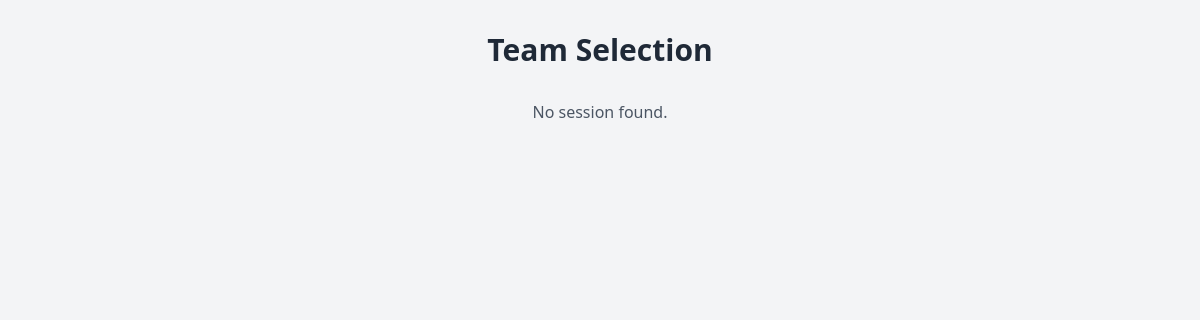
Before: /choice/51/ (signed in) with the older database file.
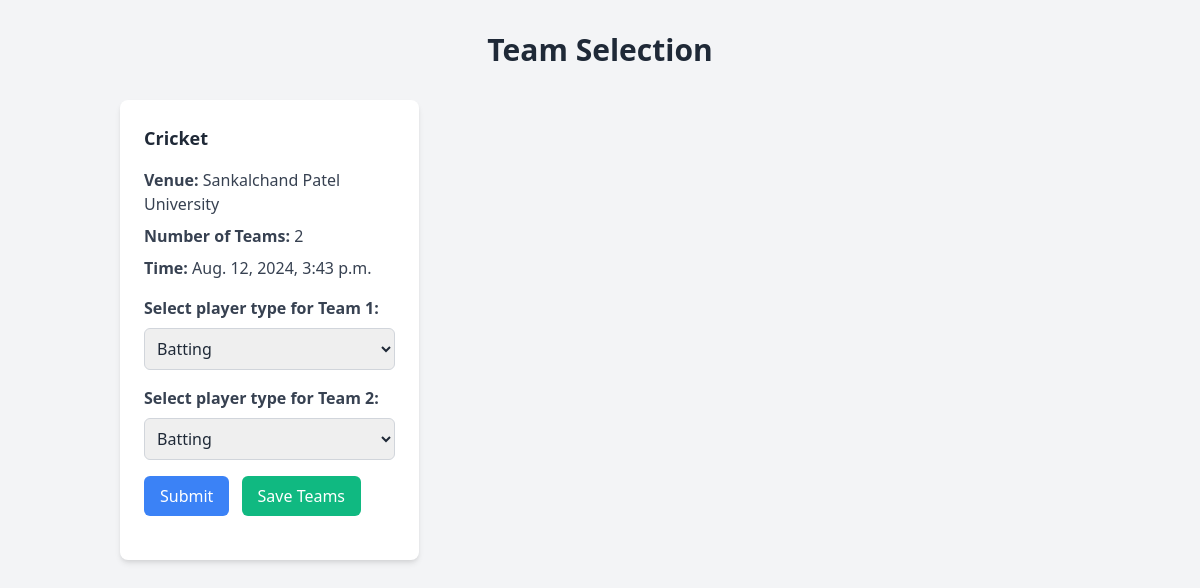
After: the same page with the newer database file.
### authentication/models.py (models this page shows, shortened)
class Session(models.Model):
    sport_name = models.CharField(max_length=100)
    venue = models.CharField(max_length=100)
    number_of_teams = models.IntegerField()
    time = models.DateTimeField()

### authentication/views.py (the view)
    def _wrapped_view(request, *args, **kwargs):
        if not request.user.is_authenticated:
            messages.info(request, "Please sign in to access this page.")
            return redirect(settings.LOGIN_URL)
        return view_func(request, *args, **kwargs)

### authentication/views.py (called while the page is built)
def login_required(view_func):
    def _wrapped_view(request, *args, **kwargs):
        if not request.user.is_authenticated:
            messages.info(request, "Please sign in to access this page.")
            return redirect(settings.LOGIN_URL)
        return view_func(request, *args, **kwargs)
    return _wrapped_view

@login_required
def choice(request, sport_id=None):
    try:
        if sport_id is not None:
            session = get_object_or_404(Session, pk=sport_id)
            session.team_range = range(1, session.number_of_teams + 1)
            return render(request, "choice.html", {"session": session})
        else:
            logger.error("No sport_id provided in URL")
            return render(request, "choice.html", {"session": None})
    except Exception as e:
        logger.error(f"Error retrieving session: {e}")
        return render(request, "choice.html", {"session": None})

### templates/choice.html (shortened to what this page needs)
<!DOCTYPE html>
<html lang="en">
  <head>
    <link
      href="https://cdn.jsdelivr.net/npm/tailwindcss@2.2.19/dist/tailwind.min.css"
      rel="stylesheet" />
  </head>
  <body class="bg-gray-100 text-gray-800">
    {% if user.is_staff %}
    <div class="container mx-auto p-8">
      <h1 class="text-3xl font-bold text-center mb-8">Team Selection</h1>
      <div class="grid grid-cols-1 md:grid-cols-2 lg:grid-cols-3 gap-8">
        {% if session %}
        <div class="bg-white rounded-lg shadow-md p-6">
          <h2 class="text-lg font-semibold mb-4">{{ session.sport_name }}</h2>
          <p class="text-gray-700 mb-2">
            <span class="font-semibold">Venue:</span> {{ session.venue }}
          </p>
          <p class="text-gray-700 mb-2">
            <span class="font-semibold">Number of Teams:</span> {{ session.number_of_teams }}
          </p>
          <p class="text-gray-700 mb-2">
            <span class="font-semibold">Time:</span> {{ session.time }}
          </p>
          <form onsubmit="submitTeams(event)" class="mt-4">
            {% for i in session.team_range %}
            <div class="mb-4">
              <label for="team{{ i }}PlayerType" class="block text-gray-700 font-semibold mb-2"
                >Select player type for Team {{ i }}:</label
              >
              <select
                id="team{{ i }}PlayerType"
                name="team{{ i }}PlayerType"
                class="block w-full p-2 border border-gray-300 rounded-md focus:outline-none focus:ring-2 focus:ring-blue-500">
                <option value="batting">Batting</option>
              </select>
            </div>
            {% endfor %}
            <button
              type="submit"
              class="bg-blue-500 text-white py-2 px-4 rounded-md hover:bg-blue-600 transition duration-300">
              Submit
            </button>
            <button
              type="button"
              class="bg-green-500 text-white py-2 px-4 rounded-md hover:bg-green-600 transition duration-300 ml-2"
              onclick="saveTeams()">
              Save Teams
            </button>
          </form>
        </div>
        {% else %}
        <p class="text-center text-gray-600 col-span-full">No session found.</p>
        {% endif %}
      </div>
    </div>
    {% else %}
    <div class="container mx-auto p-8">
      <p class="text-center text-red-500">You do not have permission to view this page.</p>
    </div>
    {% endif %}
  </body>
</html>

Changed rows visible on the page:
added Session: sport_name "Cricket", venue "Sankalchand Patel University", number_of_teams "2", time "Aug. 12, 2024, 3:43 p.m."
Other visible differences:
text no longer shown: "No session found."
text now shown: "Venue: Number of Teams: Time: Submit Save Teams"
new list line: "Select player type for Team 1 : Batting"
new list line: "Select player type for Team 2 : Batting"
